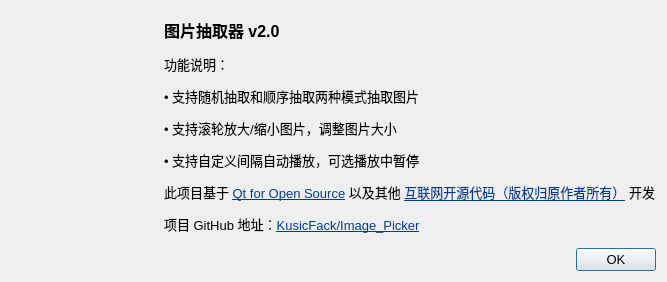
<?xml version="1.0" encoding="UTF-8"?>
<ui version="4.0">
 <class>AboutDialog</class>
 <widget class="QDialog" name="AboutDialog">
  <property name="geometry">
   <rect>
    <x>0</x>
    <y>0</y>
    <width>667</width>
    <height>282</height>
   </rect>
  </property>
  <property name="sizePolicy">
   <sizepolicy hsizetype="Fixed" vsizetype="Fixed">
    <horstretch>0</horstretch>
    <verstretch>0</verstretch>
   </sizepolicy>
  </property>
  <property name="font">
   <font>
    <pointsize>10</pointsize>
   </font>
  </property>
  <property name="windowTitle">
   <string>关于 Image_Picker</string>
  </property>
  <property name="windowIcon">
   <iconset resource="resource.qrc">
    <normaloff>:/icons/icons/window.ico</normaloff>:/icons/icons/window.ico</iconset>
  </property>
  <layout class="QVBoxLayout" name="verticalLayout">
   <item>
    <layout class="QHBoxLayout" name="horizontalLayout">
     <item>
      <widget class="QLabel" name="Icon">
       <property name="text">
        <string/>
       </property>
       <property name="pixmap">
        <pixmap resource="resource.qrc">:/icons/icons/window_about.ico</pixmap>
       </property>
       <property name="alignment">
        <set>Qt::AlignmentFlag::AlignLeading|Qt::AlignmentFlag::AlignLeft|Qt::AlignmentFlag::AlignTop</set>
       </property>
       <property name="margin">
        <number>15</number>
       </property>
      </widget>
     </item>
     <item>
      <widget class="QLabel" name="Text">
       <property name="text">
        <string>&lt;html&gt;&lt;head/&gt;&lt;body&gt;&lt;p&gt;&lt;span style=&quot; font-size:12pt; font-weight:700;&quot;&gt;图片抽取器 v2.0&lt;/span&gt;&lt;/p&gt;&lt;p&gt;&lt;span style=&quot; font-size:10pt;&quot;&gt;功能说明：&lt;/span&gt;&lt;/p&gt;&lt;p&gt;&lt;span style=&quot; font-size:10pt;&quot;&gt;• 支持随机抽取和顺序抽取两种模式抽取图片&lt;/span&gt;&lt;/p&gt;&lt;p&gt;&lt;span style=&quot; font-size:10pt;&quot;&gt;• 支持滚轮放大/缩小图片，调整图片大小&lt;/span&gt;&lt;/p&gt;&lt;p&gt;&lt;span style=&quot; font-size:10pt;&quot;&gt;• 支持自定义间隔自动播放，可选播放中暂停&lt;/span&gt;&lt;/p&gt;&lt;p&gt;&lt;span style=&quot; font-size:10pt;&quot;&gt;此项目基于 &lt;/span&gt;&lt;a href=&quot;https://www.qt.io/download-open-source&quot;&gt;&lt;span style=&quot; text-decoration: underline; color:#003e92;&quot;&gt;Qt for Open Source&lt;/span&gt;&lt;/a&gt;&lt;span style=&quot; font-size:10pt;&quot;&gt; 以及其他 &lt;/span&gt;&lt;a href=&quot;https://blog.csdn.net/xiaohuihuihuige/article/details/128165275&quot;&gt;&lt;span style=&quot; text-decoration: underline; color:#003e92;&quot;&gt;互联网开源代码（版权归原作者所有）&lt;/span&gt;&lt;/a&gt;&lt;span style=&quot; font-size:10pt;&quot;&gt; 开发&lt;/span&gt;&lt;/p&gt;&lt;p&gt;&lt;span style=&quot; font-size:10pt;&quot;&gt;项目 GitHub 地址：&lt;/span&gt;&lt;a href=&quot;https://github.com/KusicFack/Image_Picker&quot;&gt;&lt;span style=&quot; text-decoration: underline; color:#003e92;&quot;&gt;KusicFack/Image_Picker&lt;/span&gt;&lt;/a&gt;&lt;/p&gt;&lt;/body&gt;&lt;/html&gt;</string>
       </property>
       <property name="textFormat">
        <enum>Qt::TextFormat::MarkdownText</enum>
       </property>
       <property name="margin">
        <number>15</number>
       </property>
       <property name="openExternalLinks">
        <bool>true</bool>
       </property>
      </widget>
     </item>
    </layout>
   </item>
   <item>
    <widget class="QDialogButtonBox" name="buttonBox">
     <property name="orientation">
      <enum>Qt::Orientation::Horizontal</enum>
     </property>
     <property name="standardButtons">
      <set>QDialogButtonBox::StandardButton::Ok</set>
     </property>
    </widget>
   </item>
  </layout>
 </widget>
 <resources>
  <include location="resource.qrc"/>
 </resources>
 <connections>
  <connection>
   <sender>buttonBox</sender>
   <signal>accepted()</signal>
   <receiver>AboutDialog</receiver>
   <slot>accept()</slot>
   <hints>
    <hint type="sourcelabel">
     <x>248</x>
     <y>254</y>
    </hint>
    <hint type="destinationlabel">
     <x>157</x>
     <y>274</y>
    </hint>
   </hints>
  </connection>
  <connection>
   <sender>buttonBox</sender>
   <signal>rejected()</signal>
   <receiver>AboutDialog</receiver>
   <slot>reject()</slot>
   <hints>
    <hint type="sourcelabel">
     <x>316</x>
     <y>260</y>
    </hint>
    <hint type="destinationlabel">
     <x>286</x>
     <y>274</y>
    </hint>
   </hints>
  </connection>
 </connections>
</ui>
